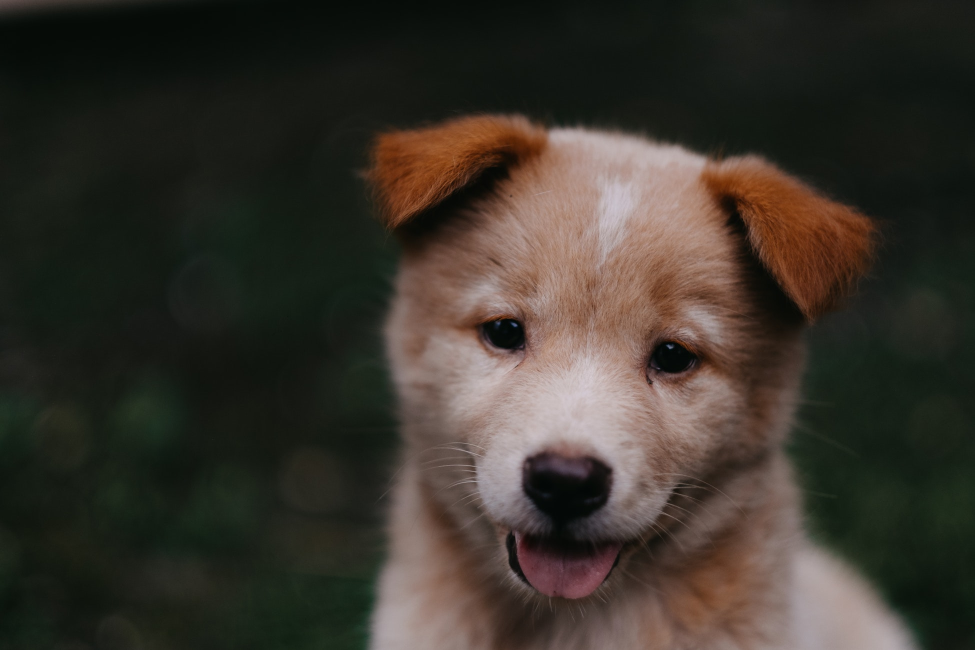
#> input picture image1.jpg, 1950 x 1300 px (shown at 1/2 size)
$ jupyter execute imgintensityslicing.ipynb
#> lines starting #> are read from the running program, lines starting #| are printed output that depends on the picture; after the words box and inside, x2 and y2 are one past the last pixel; in counts of white or black regions, pixels touching at a corner belong together
[cell 1]
import cv2
import numpy as np
# Load the image
img = cv2.imread('image1.jpg',0)
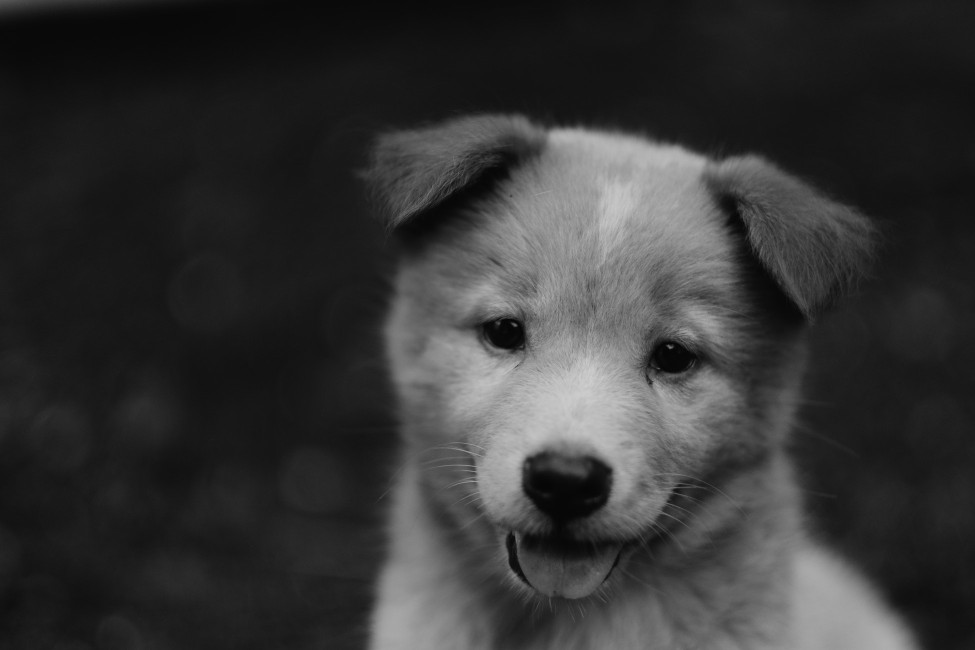
#> img: shape (1300, 1950) (shown at 1/2 size); min 1, max 209, mean 52.6
# Find width and height of image
row, column = img.shape
#> row = 1300; column = 1950
# Create an zeros array to store the sliced image
img1 = np.zeros((row,column),dtype = 'uint8')

# Specify the min and max range
min_range = 10
max_range = 60

# Loop over the input image and if pixel value lies in desired range set it to 255 otherwise set it to 0.
for i in range(row):
    for j in range(column):
        if img[i,j]>min_range and img[i,j]<max_range:
            img1[i,j] = 255
        else:
            img1[i,j] = 0
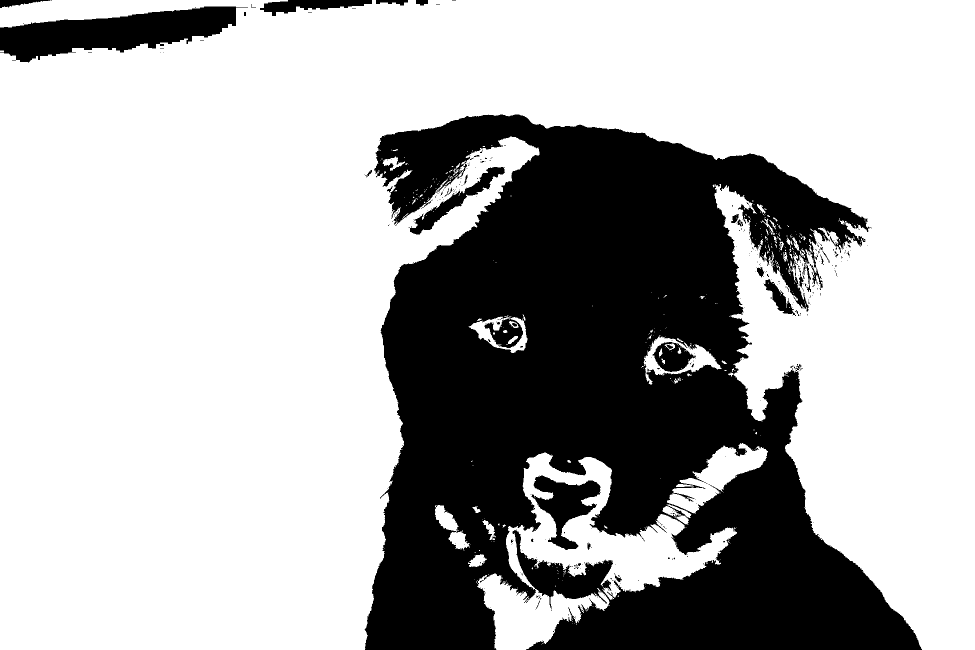
#> img1: shape (1300, 1950) (shown at 1/2 size); 69.2% white; 365 black regions (331 under 20 px), largest, box (x1, y1, x2, y2) and area: (729, 229, 1844, 1300) 724293, (0, 13, 496, 125) 29092, (1063, 951, 1201, 1100) 8877
# Display the image
img1=cv2.resize(img1,(500,500))
cv2.imshow('sliced image', img1)
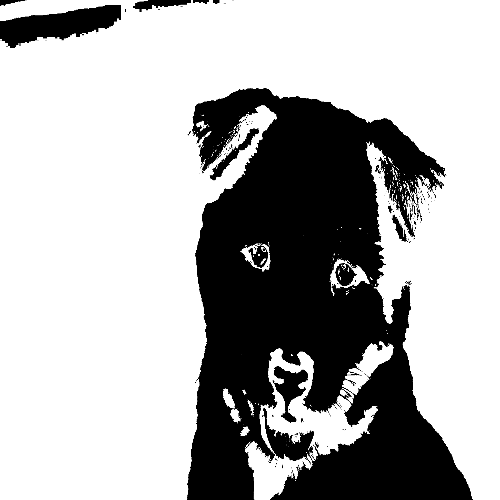
#> window 'sliced image': shape (500, 500); min 0, max 255, mean 176.4
cv2.waitKey(0)
cv2.destroyAllWindows()
